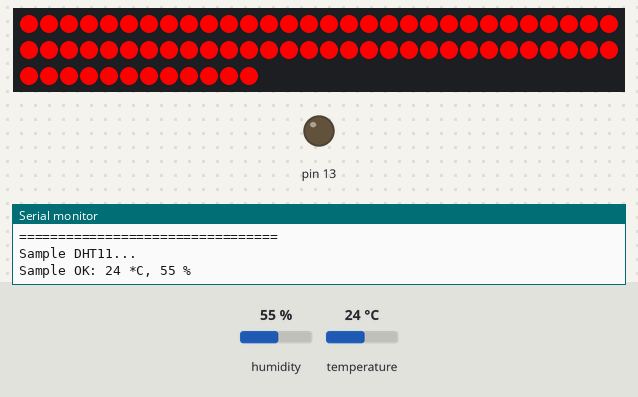
The sketch below on a simulated Arduino Leonardo, built with avr-gcc and run on an emulated ATmega32U4. Parts: 72 RGB LEDs in strip order, left to right, continuing on the next row, output pins drawn as LEDs (lit = HIGH), the last lines printed to the serial monitor. The test bench sets the inputs (shaded band); at power-on: temperature 24 °C, humidity 55 %.

Above: at 4.6 s.
4.7 s: temperature set to 22 °C
At 7.3 s:
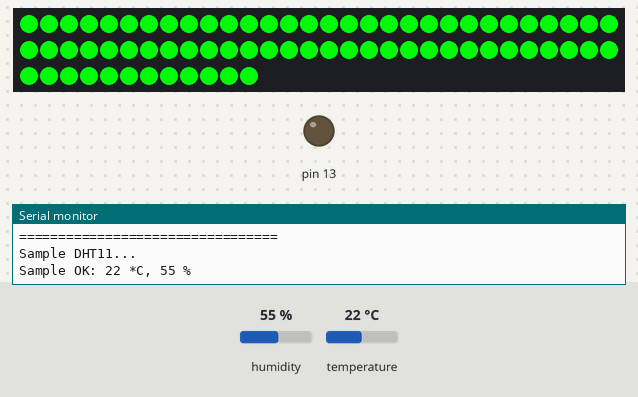
7.6 s: temperature set to 28 °C
At 10.3 s:
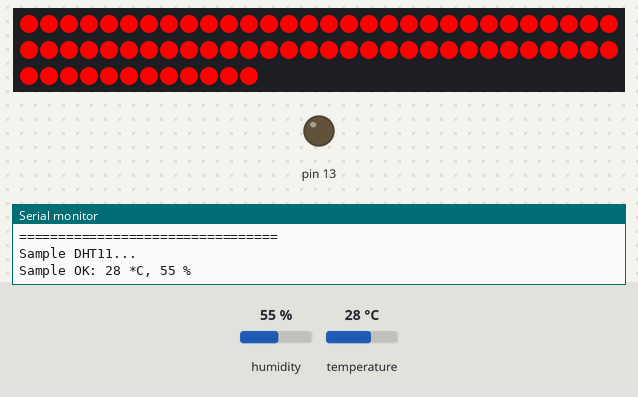
10.8 s: temperature set to 12 °C
At 13.1 s:
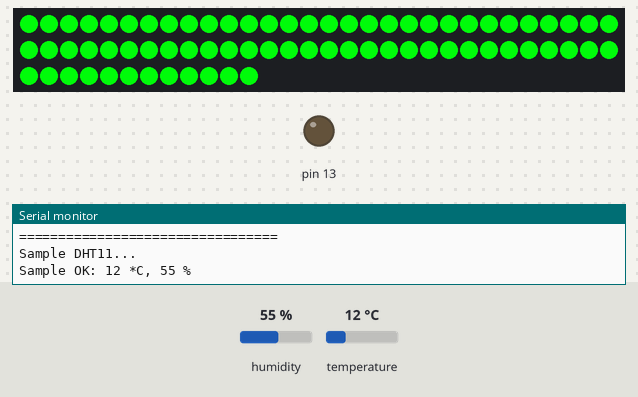
Timing chart, 0 to 14.6 s (numbered marks = the images above; inputs shaded):
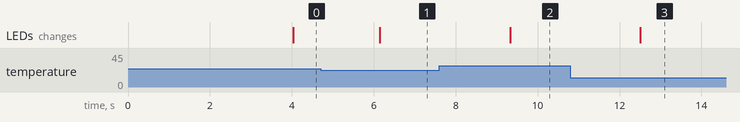

Measured:
- the behaviour switches between 24 and 23 °C on temperature (found by bisection; images 0 and 1)
- after the input at 4.7 s, the LEDs: change after 1.5 s (image 1)
- after the input at 7.6 s, the LEDs: change after 1.7 s (image 2)
- after the input at 10.8 s, the LEDs: change after 1.7 s (image 3)

The sketch:

Temperature_Humidity_to_LED_Color.ino
```cpp
/**
   Controls WS2812 leds on a ring light.
   Uses the FastLED library: https://github.com/FastLED/FastLED.
   Tested with Arduino Leonardo++ (16Hertz) from FRC.
**/
#include <FastLED.h>          // Includes the FastLED library
#include <SimpleDHT.h>

// Device control commands
#define RingLEDsOff       '0'
#define RingLEDsRed       '1'
#define RingLEDsGreen     '2'
#define RingLEDsYellow    '3'
#define RingLEDsOrange    '4'
#define RingLEDsBlue      '5'
#define RingLEDsWhite     '6'


#define RING_LIGHT_PIN     6    // Ring Light control


// LED Light section
#define COLOR_ORDER       GRB
#define CHIPSET           WS2812B   // WS2812B has 4 pins/LED, WS2812 has 6 pins/LED
#define NUM_LED_UNITS     3
#define NUM_RING_LEDS     24
#define MAX_LEDS          NUM_LED_UNITS *  NUM_RING_LEDS

CRGB leds[MAX_LEDS];

// Preset values
const CHSV GREEN(100, 255, 255);
const CHSV RED(0, 255, 255);
const CHSV BLUE(160, 255, 255);
const CHSV YELLOW(64, 255, 255);
const CHSV WHITE(0, 0, 255);
const CHSV ORANGE(32, 255, 255);
const CHSV OFF(0, 0, 0);


// Global Variables hold object distance as seen by the ultrasonic sensor, led commands etc.
boolean debug = true;
int pinDHT11 = 2;
SimpleDHT11 dht11;

void setup() {

  // set up console baud rate.
  Serial.begin(9600);

  // Set up LED Control PIN
  pinMode (RING_LIGHT_PIN, OUTPUT);

  //For testing
  pinMode(13, OUTPUT);

  FastLED.delay(3000); // Sanity delay
  FastLED.addLeds<CHIPSET, RING_LIGHT_PIN, COLOR_ORDER>(leds, MAX_LEDS); // Initializes Ring leds

}

void loop() {
  // start working...
  Serial.println("=================================");
  Serial.println("Sample DHT11...");

  // read without samples.
  byte temperature = 0;
  byte humidity = 0;
  if (dht11.read(pinDHT11, &temperature, &humidity, NULL)) {
    Serial.print("Read DHT11 failed.");
    return;
  }

  Serial.print("Sample OK: ");
  Serial.print((int)temperature); Serial.print(" *C, ");
  Serial.print((int)humidity); Serial.println(" %");

  // DHT11 sampling rate is 1HZ.
  delay(1000);

  if (temperature > 23)
  ledCommands(RingLEDsRed);
  else ledCommands(RingLEDsGreen);
}

// LED Control Section
void ledCommands(char cmd)
{
  if (debug) {
    Serial.print("Led Command -");
    Serial.println(cmd);
  }
  switch (cmd) {
    case RingLEDsOff:
      setRingLEDsColor(OFF);
      break;

    case RingLEDsRed:
      setRingLEDsColor(RED);
      break;

    case RingLEDsGreen:
      setRingLEDsColor(GREEN);
      break;

    case RingLEDsOrange:
      setRingLEDsColor(ORANGE);
      break;

    case RingLEDsYellow:
      setRingLEDsColor(YELLOW);
      break;

    case RingLEDsBlue:
      setRingLEDsColor(BLUE);
      break;

    case RingLEDsWhite:
      setRingLEDsColor(WHITE);
      break;

    default:
      // Do nothing for invalid commands
      if (debug) {
        Serial.print("Invalid command: ");
        Serial.println(cmd);
      }
      break;

  }
}


// Control Ring LED color
void setRingLEDsColor(CHSV color) {
  fill_solid(leds, MAX_LEDS, color);
  FastLED.show();
  FastLED.delay(30);
}
```
